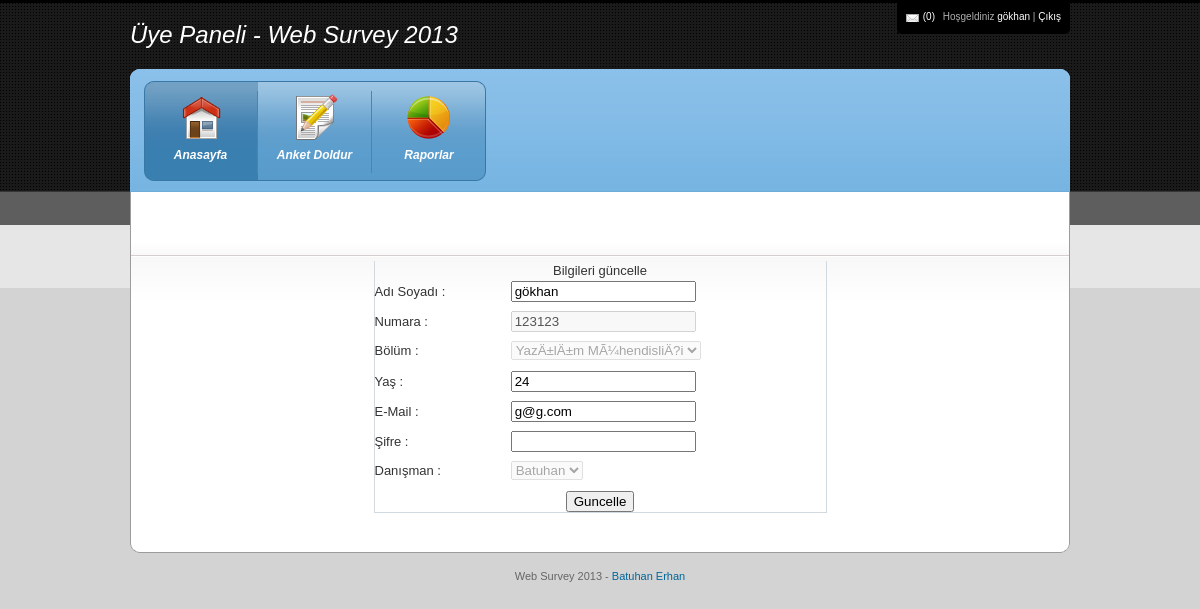
Page /uindex.php?s=uyeduzenle&id=10 (signed in) on the committed database.
### tables this page shows
CREATE TABLE IF NOT EXISTS `uyelik` (
  `id` int(11) NOT NULL AUTO_INCREMENT,
  `adi_soyadi` varchar(255) NOT NULL,
  `numara` int(11) NOT NULL,
  `bolum_id` int(11) NOT NULL,
  `yas` int(11) NOT NULL,
  `mail` varchar(255) NOT NULL,
  `sifre` varchar(255) NOT NULL,
  `onay` int(11) NOT NULL DEFAULT '0',
  `danisman_id` int(11) NOT NULL,
  PRIMARY KEY (`id`)
);

CREATE TABLE IF NOT EXISTS `bolum` (
  `id` int(11) NOT NULL AUTO_INCREMENT,
  `bolum` varchar(255) NOT NULL,
  PRIMARY KEY (`id`)
);

CREATE TABLE IF NOT EXISTS `anketor` (
  `id` int(11) NOT NULL AUTO_INCREMENT,
  `adi_soyadi` varchar(255) NOT NULL,
  `unvan_id` int(11) NOT NULL,
  `mail` varchar(255) NOT NULL,
  `sifre` varchar(255) NOT NULL,
  PRIMARY KEY (`id`)
);

### uyeduzenle.php (the view, shortened to what this page needs)
<?php
if($_GET["id"]){
	$k=mysql_fetch_assoc(mysql_query("select * from uyelik where id='".$_GET["id"]."'"));
	$list = mysql_fetch_assoc(mysql_query("select * from anketor where id=".$k["danisman_id"].""));
	$liste = mysql_fetch_assoc(mysql_query("select * from bolum where id=".$k["bolum_id"].""));
}
?><center>
<p><br><br>
<form method="post" enctype="multipart/form-data" name="example" action="<?=$PHP_SELF;?>">
<table width="453" align="center"  cellpadding="3"
      cellspacing="0" class="liste" id="tablo"
      style="BORDER-RIGHT: #d1d9e1 1px solid; BORDER-TOP: medium none; BORDER-LEFT: #d1d9e1 1px solid; BORDER-BOTTOM: #d1d9e1 1px solid">
  <tr>
    <td height="16" colspan="2"><div align="center" class="baslik">
      <div align="center" class="tablobaslik">Bilgileri güncelle</div>
    </div></td>
  </tr>
  <tr>
    <td width="125" height="30">Adı Soyadı  : </td>
    <td width="289"><input type="text" name="adi_soyadi" value="<?=$k["adi_soyadi"];?>"/></td>
  </tr>
   <tr>
    <td width="125" height="30">Numara  : </td>
    <td width="289"><input type="text" name="numara" value="<?=$k["numara"];?>" disabled="disabled"/></td>
  </tr>
  <tr>
    <td width="125" height="30">Bölüm  : </td>
    <td width="289"><select name="bolum_id" disabled="disabled">
   <option value="<?=$liste["id"];?>" selected="selected"><?=$liste["bolum"];?></option>
</select></td>
  </tr>
  <tr>
    <td width="125" height="30">Yaş  : </td>
    <td width="289"><input type="text" name="yas" value="<?=$k["yas"];?>"/></td>
  </tr>
    <tr>
      <td width="125" height="30">E-Mail  : </td>
      <td width="289"><input type="text" name="mail" value="<?=$k["mail"];?>"/></td>
    </tr>
      <tr>
    <td width="125" height="30">Şifre  : </td>
    <td width="289"><input type="password" name="sifre"/></td>
  </tr>
      <tr>
    <td width="125" height="30">Danışman : </td>
    <td width="289"><select name="danisman_id" disabled="disabled">
   <option value="<?=$list["id"];?>" selected="selected"><?=$list["adi_soyadi"];?></option>
</select></td>
  </tr>
  <tr>
    <td colspan="2"><div align="center">
      <input type="submit" class="buton" name="update" id="update" value="Guncelle"/>
      </div></td>
  </tr>
</table></form>
</p></center>

### uindex.php (shortened to what this page needs)
<?php
	if($_SESSION["u_id"]){
	$u_al = mysql_fetch_assoc(mysql_query("SELECT * FROM uyelik where id='$_SESSION[u_id]'"));
	$mesaj = mysql_fetch_assoc(mysql_query("SELECT COUNT(*) as say FROM umesaj where kime='$_SESSION[u_id]'"));
?>
<!DOCTYPE html PUBLIC "-//W3C//DTD XHTML 1.0 Transitional//EN" "http://www.w3.org/TR/xhtml1/DTD/xhtml1-transitional.dtd">
<html xmlns="http://www.w3.org/1999/xhtml">
<head>
<link rel="stylesheet" type="text/css" href="css/960.css" />
<link rel="stylesheet" type="text/css" href="css/reset.css" />
<link rel="stylesheet" type="text/css" href="css/text.css" />
<link rel="stylesheet" type="text/css" href="css/blue.css" />
<link type="text/css" href="css/smoothness/ui.css" rel="stylesheet" />
</head>
<body>
<div class="container_16" id="wrapper">
	<div class="grid_8" id="logo">Üye Paneli - Web Survey 2013</div>
    <div class="grid_8">
      <div id="user_tools"><span><a href="uindex.php?s=umesaj&id=<?=$u_al["id"]?>" class="mail">(<?=$mesaj["say"];?>)</a> Hoşgeldiniz <a href="uindex.php?s=uyeduzenle&id=<?=$u_al["id"]?>"><?php echo $u_al["adi_soyadi"]; ?></a> |  <a href="uindex.php?s=cikis&u=1">Çıkış</a></span></div>
    </div>
<div class="grid_16" id="header">
<div id="menu">
	<ul class="group" id="menu_group_main">
		<li class="item first" id="one"><a href="uindex.php" class="main current"><span class="outer"><span class="inner dashboard">Anasayfa</span></span></a></li>
        <li class="item middle" id="two"><a href="uindex.php?s=anketdoldur" class="main"><span class="outer"><span class="inner content">Anket Doldur</span></span></a></li>
        <li class="item last" id="three"><a href="uindex.php?s=rapor"><span class="outer"><span class="inner reports png">Raporlar</span></span></a></li>
    </ul>
</div>
</div>
    <div class="grid_16" id="content">
    <div id="portlets">
    <?php
			if($_GET["s"]=="cikis"){
				include("cikis.php");
			}else if($_GET["s"]=="uyeduzenle"){
				include("uyeduzenle.php");
			}else if($_GET["s"]=="umesaj"){
				include("umesaj.php");
			}else if($_GET["s"]=="anketdoldur"){
				include("anketdoldur.php");
			}else if($_GET["s"]=="rapor"){
				include("rapor.php");
			}else{
				include("u.php");
			}
					?>
   </div>
  </div>
</div>
<div class="container_16" id="footer">
Web Survey 2013 - <a href="#">Batuhan Erhan</a></div>
</body>
</html>
<?php
	}
?>

### css/960.css (style rules this page uses)
.container_12,.container_16 { margin-left:auto;margin-right:auto;width:960px }
.grid_1,.grid_2,.grid_3,.grid_4,.grid_5,.grid_6,.grid_7,.grid_8,.grid_9,.grid_10,.grid_11,.grid_12,.grid_13,.grid_14,.grid_15,.grid_16 { display:inline;float:left;margin-left:10px;margin-right:10px }
.container_12 .grid_6,.container_16 .grid_8 { width:460px }
.container_12 .grid_12,.container_16 .grid_16 { width:940px }

### css/text.css (style rules this page uses)
body { font:13px/1.5 "Trebuchet MS", Arial, Helvetica, sans-serif }
ul { list-style:disc }
li { margin-left:0px }
p,dl,hr,h1,h2,h3,h4,h5,h6,ol,ul,pre,table,address,fieldset { margin-bottom:20px }

### css/blue.css (style rules this page uses)
body { background:url(../images/bg.gif) repeat-x left top #d4d3d3; font-family:"Trebuchet MS", Arial, Helvetica, sans-serif; font-size: 13px; color: #333; }
a, a:active, a:link, a:visited { text-decoration:none; color: #069; }
#logo { font-size:24px; font-style:italic; font-weight:normal; color:white; line-height:69px; }
#header { background:url(../images/bg_header_blue.gif) left top no-repeat; height:123px; }
#content { background:url(../images/bg_content.gif) left top repeat-x #FFFFFF; width:938px !important; border-left:1px solid #9c9c9c; border-right:1px solid #9c9c9c; padding: 10px 0px; }
#wrapper { padding-bottom:10px !important; background:url(../images/bg_content_bottom.gif) center bottom no-repeat; }
#footer { text-align:center; padding:15px 0px; color: #666; font-size:11px; }
#user_tools { background:url(../images/bg_usertools_right.gif) right top no-repeat; height:34px; padding-right:9px; float:right; }
#user_tools span { background:url(../images/bg_usertools_left.gif) left top no-repeat #000000; height:34px; padding-left:9px; line-height: 34px; font-size:10px; color: #b0b0b0; display:block; float:right; }
#user_tools a { color: #FFF; text-decoration:none; }
#user_tools a.mail { background: url(../images/icon_mail_small.gif) left 2px no-repeat; padding-left:17px; margin-right:5px; }
#menu { float: left; }
#menu ul.group { margin: 12px 0px 0px 14px; padding: 0px 0px 0px; list-style: none; float: left; z-index:4; }
#menu ul.group li { display: inline; float: left; position: static; z-index: 5; margin-left:0px !important; }
#menu ul.group li a { display: block; float: left; height: 100px; width: 114px; overflow:hidden; font-size: 12px; font-weight: bold; font-style: italic; color: white; text-decoration:none; text-align:center; z-index:6; }
#menu ul.group li a * { cursor: pointer; }
#menu ul.group li a span.outer { display: block; height: 90px; padding-top: 10px }
#menu ul.group li a span.inner { display: block; padding: 55px 10px 9px 10px; white-space: nowrap; background-repeat: no-repeat; background-position: 50% 3px; }
#menu ul.group li a { background:url('../images/navigation_background_blue.gif') repeat-x top left; }
#menu ul.group li.first a { background:url('../images/navigation_first_blue.gif') no-repeat top left; }
#menu ul.group li.last a { background:url('../images/navigation_last_blue.gif') no-repeat top right; }
#menu ul.group li.last a span.inner { border: none !important; }
#menu ul.group li a:hover, #menu ul.group li a.hover { background-position: bottom left; text-decoration: none; }
#menu ul.group li.last a:hover, #menu ul.group li.last a.hover { background-position: bottom right; }
#menu ul.group li a.current { background-position: bottom left; text-decoration: none; }
#menu ul.group li.first a.current { background-position: bottom left; }
#menu ul.group li a span.inner { border-right: 1px solid #4985b2; }
#menu .dashboard { background-image: url(../images/icon_dashboard.png); background-repeat: no-repeat; }
#menu .content { background-image: url(../images/icon_edit.png); background-repeat: no-repeat; }
#menu .reports { background-image: url(../images/icon_reports.png); background-repeat: no-repeat; }
#portlets { padding:0px 10px; }
input[type=text] { display:block !important; }

### rows in the picture
uyelik: adi_soyadi "gökhan", numara "123123", yas "24", mail "g@g.com"
bolum: bolum_id "YazÄ±lÄ±m MÃ¼hendisliÄ?i"
anketor: danisman_id "Batuhan"

### other values in the picture
$mesaj["say"] "0"
